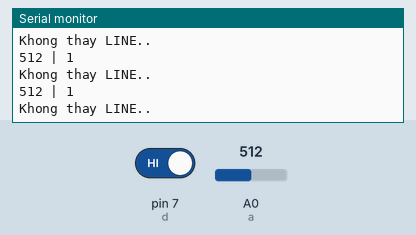
A sketch run on a simulated Arduino Uno, built with avr-gcc and run on an emulated ATmega328P. Parts: the last lines printed to the serial monitor. Inputs (shaded band) come from the test bench; at power-on: pin 7 (d) HIGH, A0 (a) = 512.

Above: at 1.2 s.
1.3 s: pin 7 (d) driven LOW
At 1.32 s:
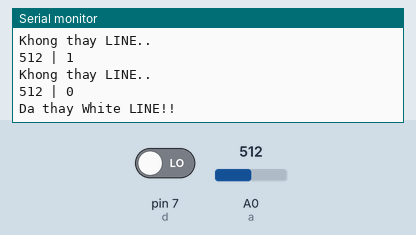
2.9 s: A0 (a) set to 716
At 3.73 s:
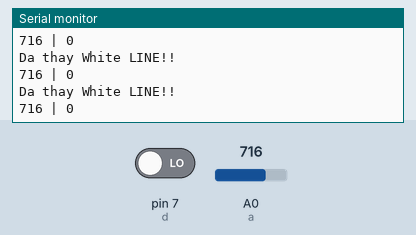
4.4 s: A0 (a) set to 900
At 4.43 s:
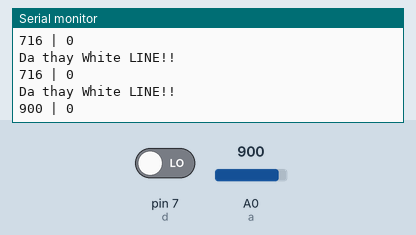
5.9 s: pin 7 (d) driven HIGH
At 5.94 s:
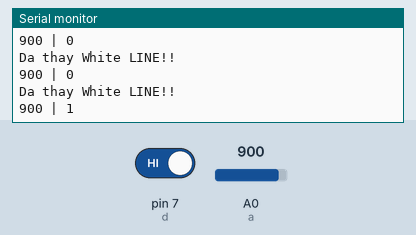
Timing chart, 0 to 8.4 s (numbered marks = the images above; inputs shaded):
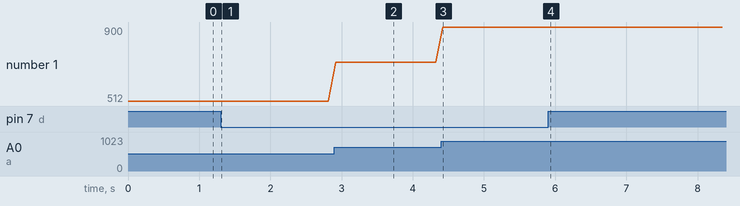

The sketch:

DoLine.ino
```cpp
const int d = 7; // d0 vao Digital 7
const int a = A0; // a0 vao Analog 0

void setup() {
  pinMode(d, INPUT); pinMode(a, INPUT); Serial.begin(9600);
}

void loop() {
  int va = analogRead(a); // WHITE gia thi thap | else gia tri cao
  int vd = digitalRead(d); // WHITE thi LOW | else HIGH
  Serial.print(va); Serial.print(" | "); Serial.println(vd);
  if (vd == LOW) Serial.println("Da thay White LINE!!");
  else Serial.println("Khong thay LINE..");
  delay(100);
}
```

Measured:
- after the input at 1.3 s, the serial monitor: prints a new line at once (image 1)
- after the input at 2.9 s, the serial monitor: prints a new line at once (image 2)
- after the input at 4.4 s, the serial monitor: prints a new line at once (image 3)
- after the input at 5.9 s, the serial monitor: prints a new line at once (image 4)
- plotted number 1: 512 → 716 after the input at 2.9 s, 716 → 900 after the input at 4.4 s
